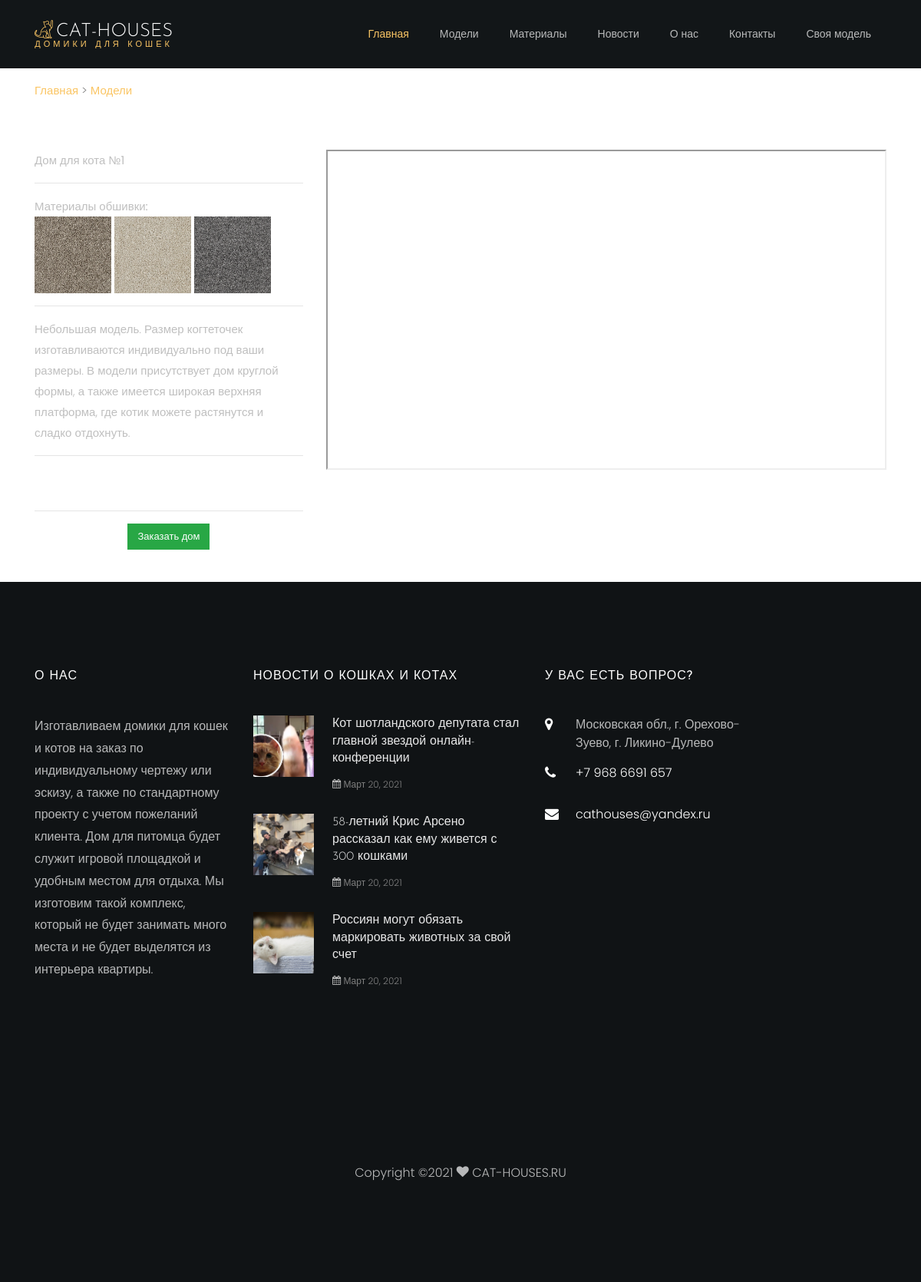
The page /product/house1 on the database its author committed.
### main/models.py (models this page shows, shortened)
class Product(models.Model):
    title = models.CharField('Название', max_length=50)
    housenumber = models.CharField('Дом №', max_length=10, default=None)
    cenaot = models.CharField('Цена от', max_length=15, default='')
    minopisanie = models.TextField('Короткое описание', default=None)
    opisanie = models.TextField('Описание')
    model_house = models.FileField("Файл модели", upload_to="gltf/", null=True, blank=True)
    poster = models.ImageField("Изображение", upload_to="poster/")
    treemodel = models.TextField("Код модели")
    typedoma = models.CharField('Тип дома', max_length=5, null=True, blank=True, default='')
    url = models.SlugField(max_length=130, unique=True)
    class Meta:
        verbose_name = 'Продукцию'
        verbose_name_plural = 'Продукция'

class Materialimodel(models.Model):
    name = models.CharField('Имя материала', max_length=50)
    cvetmateriala = models.CharField('Цвет материала', max_length=11)
    visotavorsa = models.CharField('Высота ворса', max_length=11)
    opisanie = RichTextUploadingField()
    imagenews = models.ImageField("Изображение", upload_to="material/", default='')
    url = models.SlugField(max_length=130, null=True, blank=True, default='')
    def get_absolute_url(self):
        return reverse("materialfull", kwargs={"slug": self.url})
    class Meta:
        verbose_name = 'Материал'
        verbose_name_plural = 'Материалы'

class News(models.Model):
    title = models.CharField('Название', max_length=250)
    poster = models.ImageField("Постер", upload_to="poster/", default='')
    miniopisanie = models.TextField('Мини описание', null=True, blank=True, default='')
    opisanie = RichTextUploadingField()
    datapublic = models.DateField("Дата публикации")
    imagenews = models.ImageField("Изображение", upload_to="poster/", default='')
    url = models.SlugField(max_length=130, unique=True)
    def get_absolute_url(self):
        return reverse("newsfull", kwargs={"slug": self.url})
    class Meta:
        verbose_name = 'Новость'
        verbose_name_plural = 'Новости'

### main/views.py (the view)
# urls.py: path("product/<slug:slug>", views.productfull, name="productfull"),
def productfull(request, slug):
    housemodels = Product.objects.get(url=slug)
    materials = Materialimodel.objects.order_by('-id')
    content = {
        'housemodels': housemodels,
        'materials': materials
    }
    return render(request, 'main/full_model.html', content)

### main/templatetags/news_tag.py (called while the page is built)
@register.inclusion_tag('main/tags/newsblock.html')
def get_news_tag():
    newsblockss = News.objects.order_by('-id')[:3]
    return {"newsblockss": newsblockss}

### main/templates/main/full_model.html (shortened to what this page needs)
{% extends 'main/base.html' %}
{% block content %}
<section class="ftco-section">
<div class="container">
    <a href="{% url 'home' %}">Главная</a> > <a href="{% url 'modelir' %}">Модели</a>
    <h1>{{ housemodels.title}}</h1>
                    <div class="row product-flex">
                        <div class="col-lg-4 product-flex-info">
                            <div class="clearfix">
                                <div class="clearfix">
                                    <div class="info-box">
                                        <span><strong>Дом для кота №{{ housemodels.housenumber}}</strong></span><br>
                                    </div>
                                    <hr>
                                    <div class="info-box">
                                        <span><strong>Материалы обшивки:</strong></span><br>
                                        {% for material in materials %}
                                        <a href="{{material.get_absolute_url}}"><img src="/media/{{material.imagenews}}" width="100px" height="100px" alt="..."></a>
                                         {% endfor %}
                                    </div>
                                    <hr>
                                    <div class="info-box">
                                        <span>
                                            {{ housemodels.opisanie}}
                                        </span>
                                    </div>
<hr>
                                    <div class="price">
                                        <span class="h3">
                                            <small>Цена от: {{ housemodels.cenaot}}</small>
                                        </span>
                                    </div>
                                    <hr>
                                    <div style="text-align: center"/><a href="/product/{{ housemodels.url }}/zakaz" class="btn btn-success">Заказать дом</a></div>
                                </div>
                            </div>
                        </div>
                        <div class="col-lg-8 product-flex-gallery">
                            <iframe class="embed-responsive-item" height="80%" width="100%" src="{{ housemodels.treemodel }}"></iframe>
                            </div>
                </div>
<br>
</section>
{% endblock %}

### main/templates/main/base.html (shortened to what this page needs)
<!DOCTYPE html>
{% load news_tag %}
{% load static %}
<html lang="ru">
  <head>
    <link rel="stylesheet" href="{% static 'main/css/open-iconic-bootstrap.min.css' %}">
    <link rel="stylesheet" href="{% static 'main/css/animate.css' %}">
    <link rel="stylesheet" href="{% static 'main/css/owl.carousel.min.css' %}">
    <link rel="stylesheet" href="{% static 'main/css/owl.theme.default.min.css' %}">
    <link rel="stylesheet" href="{% static 'main/css/magnific-popup.css' %}">
    <link rel="stylesheet" href="{% static 'main/css/aos.css' %}">
    <link rel="stylesheet" href="{% static 'main/css/ionicons.min.css' %}">
    <link rel="stylesheet" href="{% static 'main/css/bootstrap-datepicker.css' %}">
    <link rel="stylesheet" href="{% static 'main/css/jquery.timepicker.css' %}">
    <link rel="stylesheet" href="{% static 'main/css/flaticon.css' %}">
    <link rel="stylesheet" href="{% static 'main/css/icomoon.css' %}">
    <link rel="stylesheet" href="{% static 'main/css/style.css' %}">
  </head>
  <body>
  	<nav class="navbar navbar-expand-lg navbar-dark ftco_navbar bg-dark ftco-navbar-light" id="ftco-navbar">
	    <div class="container">
		      <a class="navbar-brand" href="{% url 'home' %}"><span class="flaticon-pizza-1 mr-1"></span>CAT-HOUSES<br><small>домики для кошек</small></a>
	      <div class="collapse navbar-collapse" id="ftco-nav">
	        <ul class="navbar-nav ml-auto">
	          <li class="nav-item active"><a href="{% url 'home' %}" class="nav-link">Главная</a></li>
	          <li class="nav-item"><a href="{% url 'modelir' %}" class="nav-link">Модели</a></li>
              <li class="nav-item"><a href="{% url 'materials' %}" class="nav-link">Материалы</a></li>
	          <li class="nav-item"><a href="{% url 'news' %}" class="nav-link">Новости</a></li>
	          <li class="nav-item"><a href="/" class="nav-link">О нас</a></li>
	          <li class="nav-item"><a href="{% url 'kontakti' %}" class="nav-link">Контакты</a></li>
              <li class="nav-item"><a href="{% url 'svoya' %}" class="nav-link">Своя модель</a></li>
	        </ul>
	      </div>
		  </div>
	  </nav>
{% block content %}{% endblock %}
<footer class="ftco-footer ftco-section img">
      <div class="container">
        <div class="row mb-5">
          <div class="col-lg-3 col-md-6 mb-5 mb-md-5">
            <div class="ftco-footer-widget mb-4">
              <h2 class="ftco-heading-2">О нас</h2>
              <p>Изготавливаем домики для кошек и котов на заказ по индивидуальному чертежу или эскизу, а также по стандартному проекту с учетом пожеланий клиента. Дом для питомца будет служит игровой площадкой и удобным местом для отдыха. Мы изготовим такой комплекс, который не будет занимать много места и не будет выделятся из интерьера квартиры.</p>
              <ul class="ftco-footer-social list-unstyled float-md-left float-lft mt-5">
              </ul>
            </div>
          </div>
          <div class="col-lg-4 col-md-6 mb-5 mb-md-5">
            <div class="ftco-footer-widget mb-4">
              <h2 class="ftco-heading-2">Новости о кошках и котах</h2>
                {% get_news_tag %}
            </div>
          </div>
          <div class="col-lg-3 col-md-6 mb-5 mb-md-5">
            <div class="ftco-footer-widget mb-4">
            	<h2 class="ftco-heading-2">У Вас есть вопрос?</h2>
            	<div class="block-23 mb-3">
	              <ul>
	                <li><span class="icon icon-map-marker"></span><span class="text">Московская обл., г. Орехово-Зуево, г. Ликино-Дулево</span></li>
	                <li><a href="#"><span class="icon icon-phone"></span><span class="text">+7 968 6691 657</span></a></li>
	                <li><a href="#"><span class="icon icon-envelope"></span><span class="text">cathouses@yandex.ru</span></a></li>
	              </ul>
	            </div>
            </div>
          </div>
        </div>
        <div class="row">
          <div class="col-md-12 text-center">
            <p>
  Copyright &copy;<script>document.write(new Date().getFullYear());</script> <i class="icon-heart" aria-hidden="true"></i><a href="/" target="_blank"> CAT-HOUSES.RU</a></p>
          </div>
        </div>
      </div>
    </footer>
  </body>
</html>

### main/templates/main/tags/newsblock.html
{% for newsblock in newsblockss %}
<div class="block-21 mb-4 d-flex">
    <a href="{{ newsblock.get_absolute_url }}" class="blog-img mr-4" style="background-image: url(/media/{{ newsblock.poster }});"></a>
                <div class="text">
                  <h3 class="heading"><a href="{{ newsblock.get_absolute_url }}">{{ newsblock.title }}</a></h3>
                  <div class="meta">
                    <div><a href="{{ newsblock.get_absolute_url }}"><span class="icon-calendar"></span> {{newsblock.datapublic}}</a></div>
                  </div>
                </div>
              </div>
{% endfor %}

### main/static/main/css/icomoon.css (style rules this page uses)
[class^="icon-"], [class*=" icon-"] { font-family: 'icomoon' !important; speak: none; font-style: normal; font-weight: normal; font-variant: normal; text-transform: none; line-height: 1; -webkit-font-smoothing: antialiased; -moz-osx-font-smoothing: grayscale; }
.icon-heart:before { content: "\f004"; }
.icon-map-marker:before { content: "\f041"; }
.icon-calendar:before { content: "\f073"; }
.icon-phone:before { content: "\f095"; }
.icon-envelope:before { content: "\f0e0"; }

### rows shown on the page
Product: housenumber "1", opisanie "Небольшая модель. Размер когтеточек изготавливаются индивидуально под ваши размеры. В модели присутствует дом круглой формы, а также имеется широкая верхняя платформа, где котик можете растянутся и сладко отдохнуть."
Materialimodel: imagenews (picture)
Materialimodel: imagenews (picture)
Materialimodel: imagenews (picture)
News: get_absolute_url (picture), title "Кот шотландского депутата стал главной звездой онлайн-конференции", datapublic "Март 20, 2021"
News: get_absolute_url (picture), title "58-летний Крис Арсено рассказал как ему живется с 300 кошками", datapublic "Март 20, 2021"
News: get_absolute_url (picture), title "Россиян могут обязать маркировать животных за свой счет", datapublic "Март 20, 2021"
